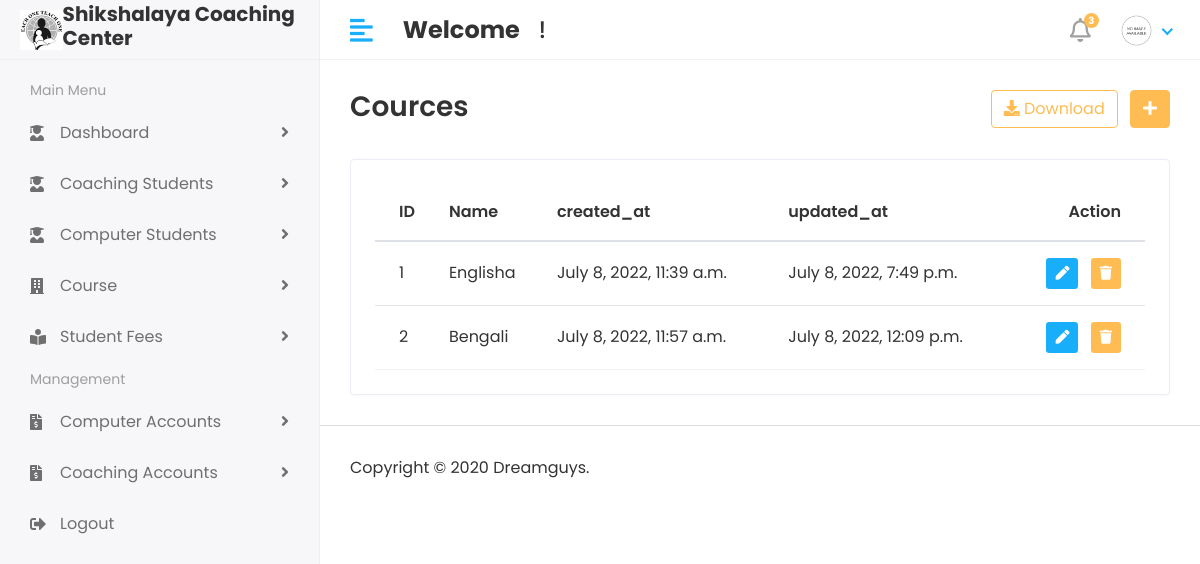
/Hod/Course/View (signed in), run on an earlier commit of the app's database.
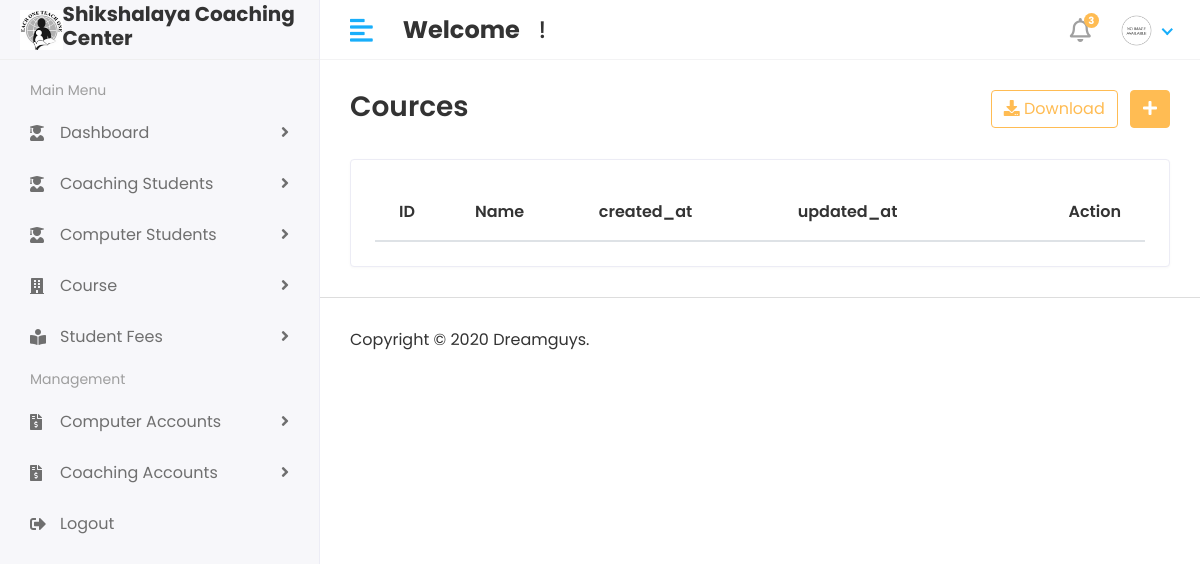
And on a later commit of the database.
### shikshalaya_computer_app/models.py (models this page shows, shortened)
class Course(models.Model):
    name = models.CharField(max_length=100)
    created_at = models.DateTimeField(auto_now_add=True)
    updated_at = models.DateTimeField(auto_now=True)

### student_management_system/Hod_views.py (the view)
# urls.py: path('Hod/Course/View',Hod_views.VIEW_COURSE,name='view_course'),
@login_required(login_url='/')
def VIEW_COURSE(request):
    course = Course.objects.all()
    context = {
        'course': course
    }
    return render(request,'Hod/view_course.html',context)

### templates/Hod/view_course.html (shortened to what this page needs)
{% extends 'base.html' %}
{% block content %}
<div class="content container-fluid">
               <div class="page-header">
                  <div class="row align-items-center">
                     <div class="col">
                        <h3 class="page-title">Cources</h3>
                     </div>
                     <div class="col-auto text-right float-right ml-auto">
                        <a href="#" class="btn btn-outline-primary mr-2"><i class="fas fa-download"></i> Download</a>
                        <a href="add-student.html" class="btn btn-primary"><i class="fas fa-plus"></i></a>
                     </div>
                  </div>
               </div>
               <div class="row">
                  <div class="col-sm-12">
                     <div class="card card-table">
                        <div class="card-body">
                           <div class="table-responsive">
                              <table id="table_id" class="table table-hover table-center mb-0 ">
                                 <thead>
                                    <tr>
                                       <th>ID</th>
                                       <th>Name</th>
                                       <th>created_at</th>
                                       <th>updated_at</th>
                                       <th class="text-right">Action</th>
                                    </tr>
                                 </thead>
                                 <tbody>
                                 {% for i in course %}
                                    <tr>
                                       <td>{{i.id}}</td>
                                        <td>{{i.name}}</td>
                                        <td>{{i.created_at}}</td>
                                        <td>{{i.updated_at}}</td>
                                       <td class="text-right">
                                          <div class="actions">
                                             <a href="{% url 'edit_course'  i.id  %}" class="btn btn-sm bg-success-light mr-2">
                                             <i class="fas fa-pen"></i>
                                             </a>
                                             <a href="{% url 'delete_course' i.id %}" class="btn btn-sm bg-danger-light">
                                             <i class="fas fa-trash"></i>
                                             </a>
                                          </div>
                                       </td>
                                    </tr>
                                 {% endfor %}
                                 </tbody>
                              </table>
                           </div>
                        </div>
                     </div>
                  </div>
               </div>
            </div>
{% endblock %}

What changed in the data, as far as the page shows it:
removed Course: id "1", name "Englisha", created_at "July 8, 2022, 11:39 a.m.", updated_at "July 8, 2022, 7:49 p.m."
removed Course: id "2", name "Bengali", created_at "July 8, 2022, 11:57 a.m.", updated_at "July 8, 2022, 12:09 p.m."
